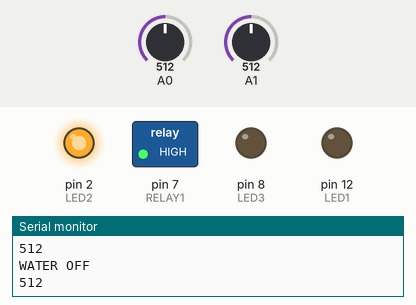
Recording of a sketch running on a simulated Arduino Uno, built with avr-gcc and run on an emulated ATmega328P. Parts: switched loads named in the sketch (green lamp = pin HIGH), output pins drawn as LEDs (lit = HIGH), the last lines printed to the serial monitor. Dashed ring = blinking. The inputs (shaded band) are chosen by the test bench; at power-on: A0 = 512, A1 = 512.

Above: at 1.8 s.
1.9 s: A0 set to 634
4.2 s: A0 set to 657
At 7.8 s:
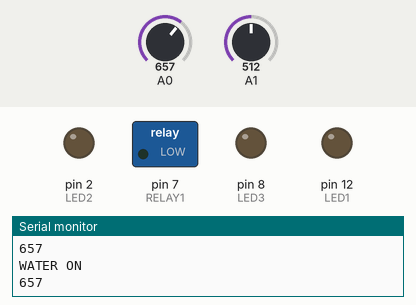
8.3 s: A0 set to 1010
At 11.7 s:
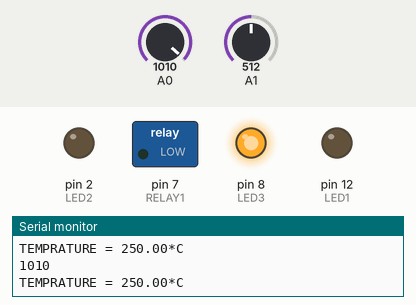
12.0 s: A0 set to 982
At 13.4 s:
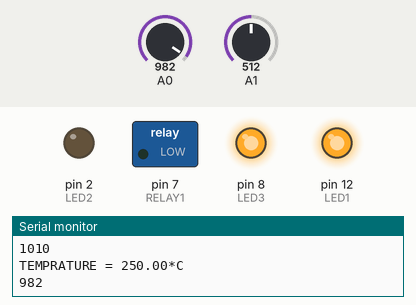
15.0 s: A0 set to 1023
At 15.3 s:
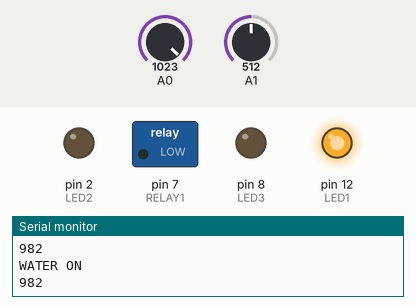
19.0 s: A0 set to 990
At 23.5 s:
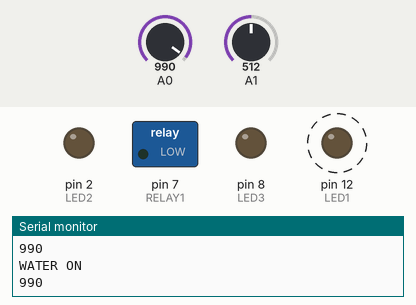
Timing chart, 0 to 24.1 s (numbered marks = the images above; inputs shaded):
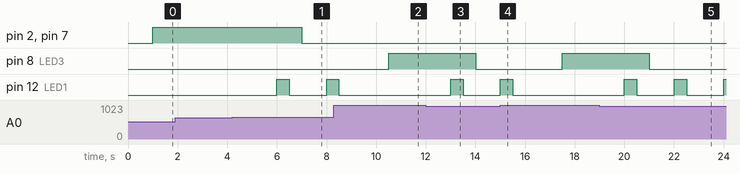

Measured:
- the behaviour switches between 649 and 650 on A0 (found by bisection; images 0 and 1)
- the behaviour switches between 999 and 998 on A0 (found by bisection; images 2 and 3)
- after the input at 4.2 s, pin 2 (LED2), pin 7 (RELAY1): HIGH → LOW after 2.8 s; pin 12 (LED1): LOW → HIGH after 1.8 s, → LOW 0.50 s later, → HIGH 1.5 s later
- after the input at 8.3 s, pin 8 (LED3): LOW → HIGH after 2.2 s; pin 12 (LED1): goes on until 8.5 s, then stays LOW
- after the input at 12.0 s, pin 8 (LED3): HIGH → LOW after 2.0 s; pin 12 (LED1): LOW → HIGH after 1.0 s, → LOW 0.50 s later
- after the input at 15.0 s, pin 8 (LED3): LOW → HIGH after 2.5 s; pin 12 (LED1): goes on until 15.5 s, then stays LOW
- after the input at 19.0 s, pin 8 (LED3): HIGH → LOW after 2.0 s; pin 12 (LED1): alternates HIGH for 0.50 s and LOW for 1.5 s, starting after 1.0 s

The sketch:

Irrigation_System_Final.ino
```cpp
const int LED1= 12;
const int LED2= 2;
const int LED3= 8;
#define RELAY1  7
void setup(){
Serial.begin(9600);
pinMode(LED1,OUTPUT);
pinMode(LED2,OUTPUT);
pinMode(LED3,OUTPUT);
pinMode(RELAY1, OUTPUT);
}
void loop() {
int SensorReading= analogRead(A0);
Serial.println (SensorReading);
delay(1000);
if (SensorReading >= 650 && SensorReading < 999){
digitalWrite(LED1,HIGH);
delay(500);
digitalWrite(LED1,LOW);
delay(500);
digitalWrite(LED2,LOW);
digitalWrite(LED3,LOW);
digitalWrite(RELAY1,0);
Serial.println("WATER ON");
}
if (SensorReading > 200 && SensorReading < 650){
  digitalWrite(LED2,HIGH);
  digitalWrite(LED1,LOW);
  digitalWrite(LED3,LOW);
  digitalWrite(RELAY1,1);
Serial.println("WATER OFF");

}
if (SensorReading > 1000 )
{
int Value = analogRead(A1);
float Celsius = ((Value/1024.0)*5000)/10;
Serial.print("TEMPRATURE = ");
Serial.print(Celsius);
Serial.print("*C");
Serial.println();
delay(500);
digitalWrite(LED1,LOW);
digitalWrite(LED2,LOW);
digitalWrite(LED3,HIGH);
if (Value > 30 && Value < 50){
digitalWrite(RELAY1,0);
delay (3600000);
digitalWrite ( RELAY1,1);
delay (86400000);
}
if (Value > 10 && Value < 30){
digitalWrite(RELAY1,0);
delay (1550000);
digitalWrite ( RELAY1,1);
delay (86400000);
}
}
}
```
